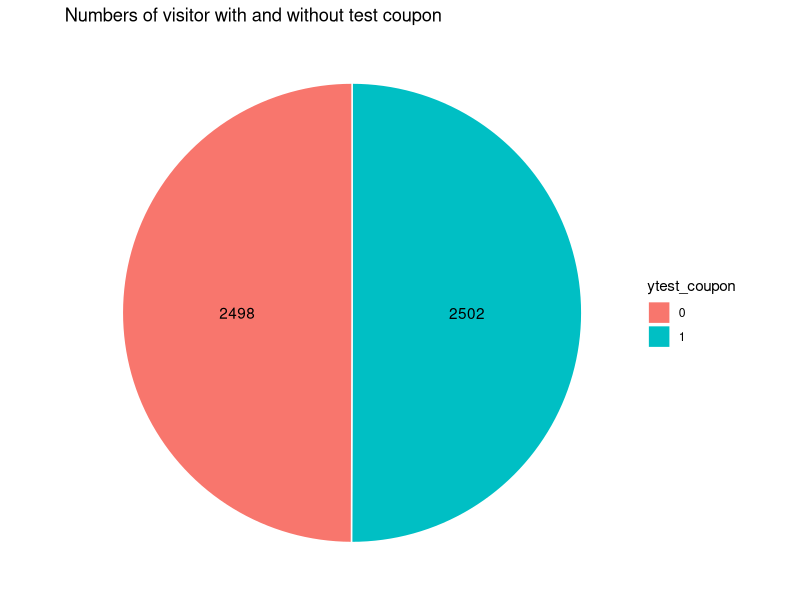
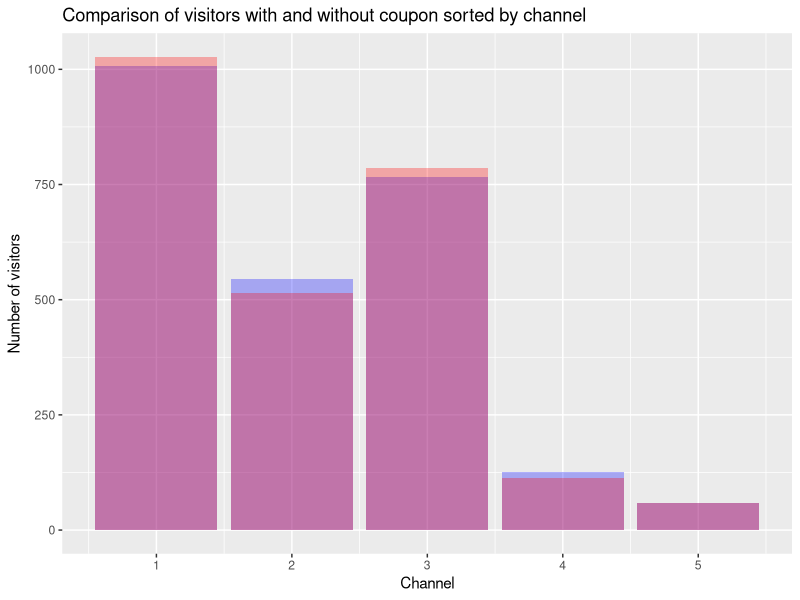
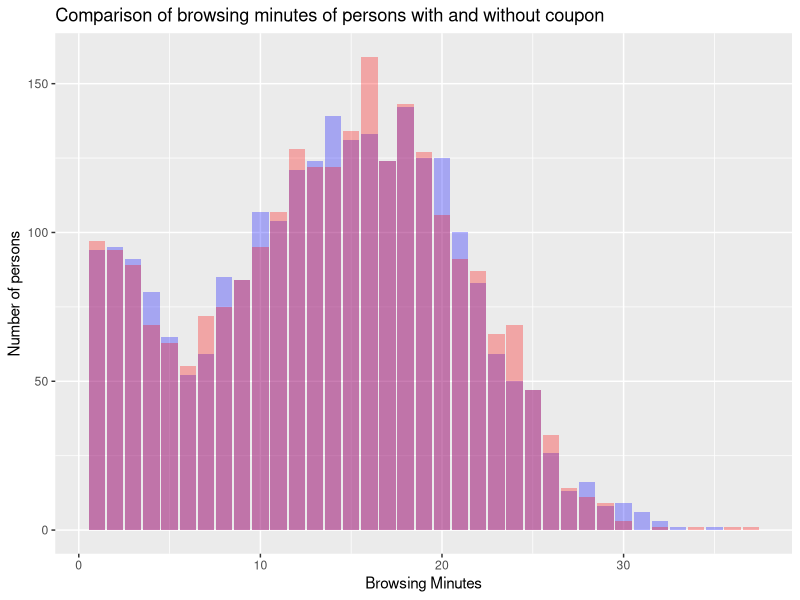
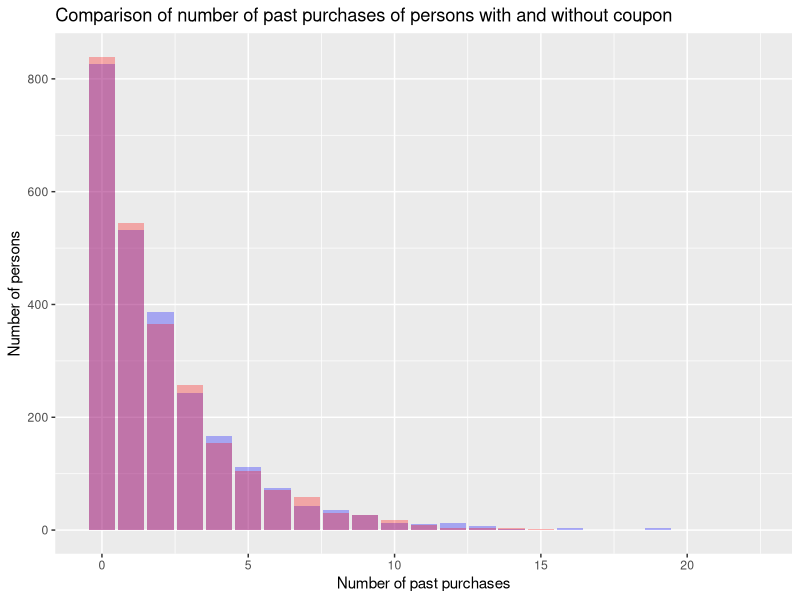
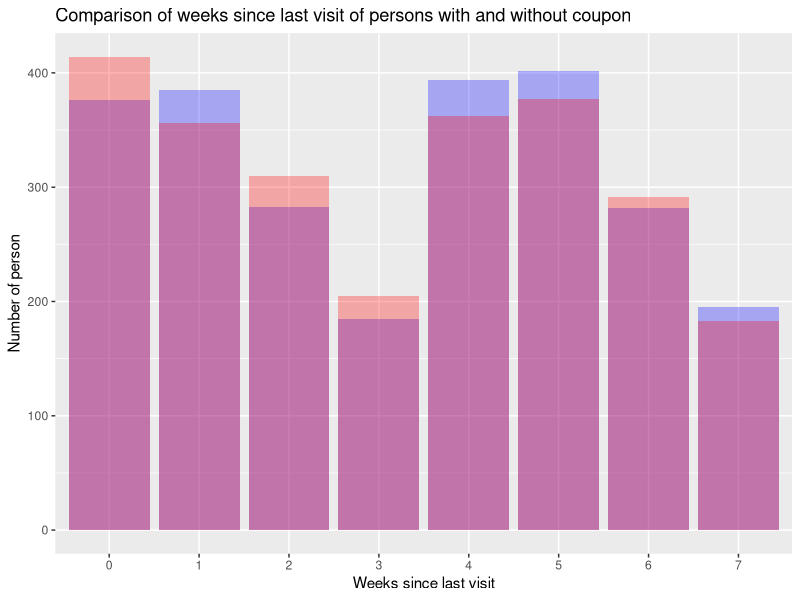
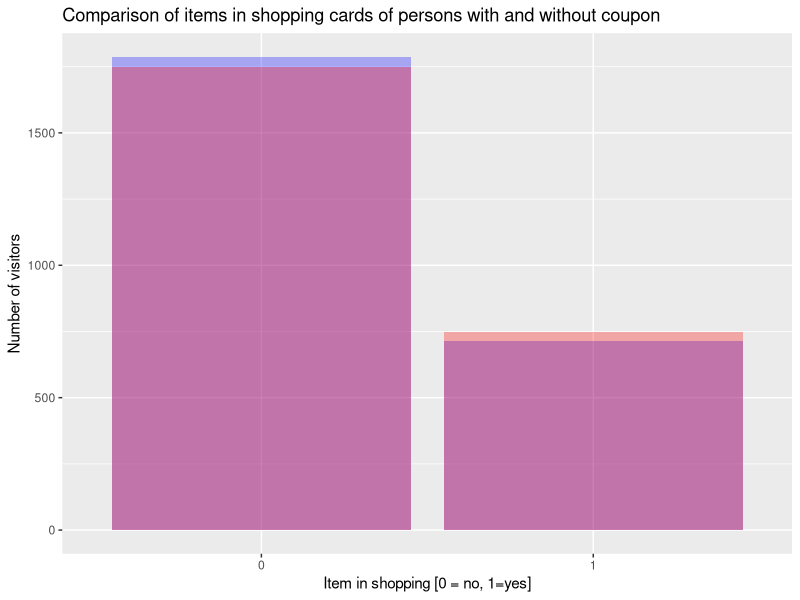
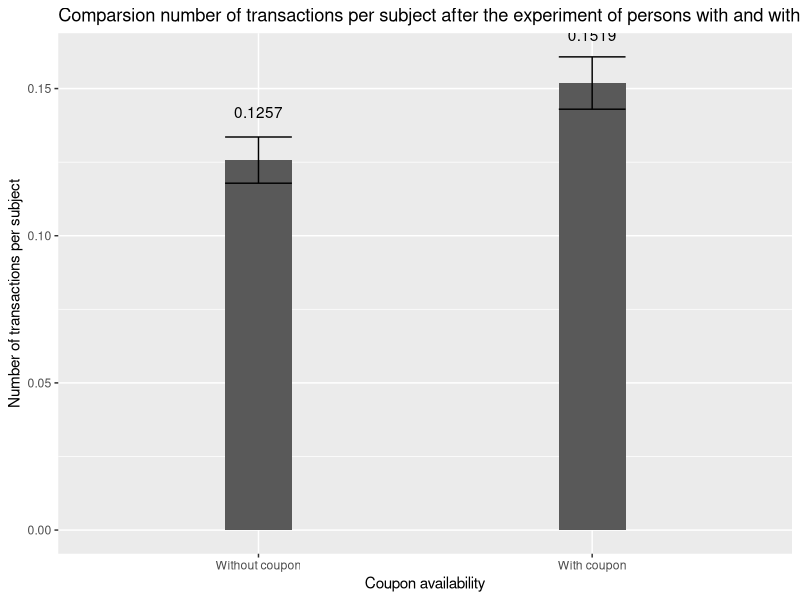
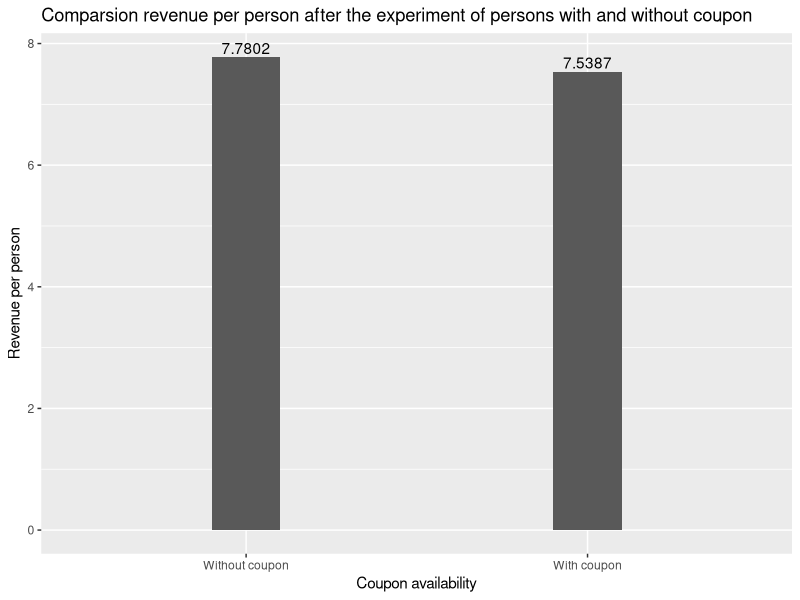

R code for these plots, in order:
# install.packages("tidyverse")
# install.packages("plotrix")
# install.packages("psych")
# install.packages("ggplot2")
# install.packages("psych")
library(tidyverse)
library(plotrix)
library(psych)
library(ggplot2)
library(psych)
data <- read.csv("data.csv")

# -------------------------------------------------------------------------- #
# Task 1
# (check if manipulation was indeed random)

# Compare number of values in both test sets
data$ytest_coupon=factor(data$test_coupon)
data$yshopping_cart=factor(data$shopping_cart)
no_test_coupon <- data %>%
  group_by(ytest_coupon) %>%
  summarise(n = n())

no_test_coupon
no_test_coupon_pos <- no_test_coupon %>% 
  arrange(desc(ytest_coupon)) %>%
  mutate(lab.ypos = cumsum(n) - 0.5*n)
no_test_coupon_pos

ggplot(no_test_coupon_pos, aes(x="", y = n, fill = ytest_coupon)) + 
  geom_bar(width = 1, stat= "identity", color= "white") + 
  coord_polar("y", start = 0) + 
  geom_text(aes(y = lab.ypos, label=n), color= "black") + 
  theme_void() +
  ggtitle("Numbers of visitor with and without test coupon")


# Generate data-frames for plotting for coupon and no-coupon
data_coupon <- data %>% filter(test_coupon == 1)
data_no_coupon <- data %>% filter(test_coupon == 0)

# check for randomness in channel_acq
data_channel_acq <- data %>%
    group_by(test_coupon, channel_acq) %>%
    summarize(number = n())

ggplot(data, aes(x = channel_acq, fill = test_coupon)) +
    geom_bar(data = data_coupon, fill = "blue", alpha = 0.3) +
    geom_bar(data = data_no_coupon, fill = "red", alpha = 0.3) + 
    labs(title="Comparison of visitors with and without coupon sorted by channel", x = "Channel", y = "Number of visitors")

# Maybe relevant: wilcox.test(browsing_minutes ~ test_coupon, data = data)

# Check for randomness in browsing_minutes
data %>%
    group_by(test_coupon) %>%
    summarise(
      number = n(), 
      mean_browsing_minutes = mean(browsing_minutes),
      sd_browsing_minutes = sd(browsing_minutes), 
      std_browsing_minutes = std.error(browsing_minutes)
    )

describeBy(data$browsing_minutes, data$test_coupon)

ggplot(data, aes(x = browsing_minutes, fill = test_coupon)) +
    geom_bar(data = data_coupon, fill = "blue", alpha = 0.3) +
    geom_bar(data = data_no_coupon, fill = "red", alpha = 0.3) +
    labs(title="Comparison of browsing minutes of persons with and without coupon", x="Browsing Minutes", y="Number of persons")


# Check for randomness in num_past_purch
data %>%
    group_by(test_coupon) %>%
    summarize(
        number = n(), mean(num_past_purch),
        sd(num_past_purch), std.error(num_past_purch)
    )

describeBy(data$num_past_purch, data$test_coupon)

ggplot(data, aes(x = num_past_purch, fill = test_coupon)) +
    geom_bar(data = data_coupon, fill = "blue", alpha = 0.3) +
    geom_bar(data = data_no_coupon, fill = "red", alpha = 0.3) +
    labs(title="Comparison of number of past purchases of persons with and without coupon", x="Number of past purchases", y="Number of persons")


# Check for randomness spent_last_purchase
data %>%
    group_by(test_coupon) %>%
    summarize(
        number = n(), mean(spent_last_purchase),
        sd(spent_last_purchase), std.error(spent_last_purchase)
    )

describeBy(data$spent_last_purchase, data$test_coupon)

# Check for randomness in weeks_since_visit
data %>%
    group_by(test_coupon) %>%
    summarize(
        number = n(), mean(weeks_since_visit),
        sd(weeks_since_visit), std.error(weeks_since_visit)
    )

describeBy(data$weeks_since_visit, data$test_coupon)

ggplot(data, aes(x = factor(weeks_since_visit), fill = test_coupon)) +
    geom_bar(data = data_coupon, fill = "blue", alpha = 0.3) +
    geom_bar(data = data_no_coupon, fill = "red", alpha = 0.3) +
    labs(title="Comparison of weeks since last visit of persons with and without coupon", x="Weeks since last visit", y="Number of person")


# Check for shopping_cart
describeBy(data$shopping_cart, data$test_coupon)

ggplot(data, aes(x = factor(shopping_cart), fill = test_coupon)) +
  geom_bar(data = data_coupon, fill = "blue", alpha = 0.3) +
  geom_bar(data = data_no_coupon, fill = "red", alpha = 0.3) + 
  labs(title="Comparison of items in shopping cards of persons with and without coupon", x = "Item in shopping [0 = no, 1=yes]", y = "Number of visitors")


# -------------------------------------------------------------------------- #
# Task 2
# (Were they effective: Did it increase revenue or interactions?)

effects_of_coupon <- data %>%
    group_by(test_coupon) %>%
    summarize(
        number = n(), revenue_per_subject = sum(revenue_after) / n(),
        transactions_per_subject = sum(trans_after) / n(), error_rev=std.error(revenue_after), error_trans=std.error(trans_after)
    )

# Plot transactions_per_subject
plot_data <- data.frame(
    coupon = factor(c("Without coupon", "With coupon"),
        levels = c("Without coupon", "With coupon")
    ),
    transactions_per_subject = effects_of_coupon$transactions_per_subject,
    error_trans = effects_of_coupon$error_trans,
    error_rev = effects_of_coupon$error_rev
)
ggplot(plot_data, aes(x = coupon, y = transactions_per_subject)) +
    geom_bar(stat = "identity", width = 0.2) +
     geom_errorbar(aes(ymin = transactions_per_subject - error_trans,
        ymax = transactions_per_subject + error_trans), width = .2,
        position = position_dodge(.9)) +
    geom_text(aes(label=round(transactions_per_subject, digits=4)), position=position_dodge(width=0.9), vjust=-3.5)+
    labs(title="Comparsion number of transactions per subject after the experiment of persons with and without coupon", x="Coupon availability", y="Number of transactions per subject")

# Plot revenue_per_subject
plot_data <- data.frame(
    coupon = factor(c("Without coupon", "With coupon"),
        levels = c("Without coupon", "With coupon")
    ),
    revenue_per_subject = effects_of_coupon$revenue_per_subject
)
ggplot(plot_data, aes(x = coupon, y = revenue_per_subject)) +
    geom_bar(stat = "identity", width = 0.2) +
    geom_text(aes(label=round(revenue_per_subject, digits=4)), position=position_dodge(width=0.9), vjust=-0.25) +
    labs(title="Comparsion revenue per person after the experiment of persons with and without coupon", x="Coupon availability", y="Revenue per person")

# -------------------------------------------------------------------------- #
# Task 3
# a. What drives effect of the coupon?
# Q: Does the number of previous purchases impact the efficiency
# (the revenue per subject) of the coupon?
a <- data %>%
    group_by(test_coupon, num_past_purch) %>%
    summarize(
        number = n(), revenue_per_subject = sum(revenue_after) / n(),
        transactions_per_subject = sum(trans_after) / n(), 
        error_revenue = std.error(revenue_after),
        error_trans = std.error(trans_after)
    ) %>% filter(number >= 10 )
a$ytest_coupon = factor(a$test_coupon)
print(n = 100, a)
# A: Yes, it does. E

ggplot(a, aes(x = num_past_purch, y = revenue_per_subject, fill=ytest_coupon)) +
  geom_bar(stat="identity", color="black", position=position_dodge()) + 
  geom_errorbar(aes(ymin = revenue_per_subject - error_revenue,
        ymax = revenue_per_subject + error_revenue), width = .2,
        position = position_dodge(.9)) +
  labs(title="Revenue per subject with respect to past purchases and in comparison with and without coupon", x = "Number of past purchases", y = "Revenue per subect")


ggplot(a, aes(x = num_past_purch, y = transactions_per_subject, fill=ytest_coupon)) +
  geom_bar(stat="identity", color="black", position=position_dodge()) +
  geom_errorbar(aes(ymin = transactions_per_subject - error_trans,
      ymax = transactions_per_subject + error_trans), width = .2,
      position = position_dodge(.9)) +
  labs(title="Transaction per subject with respect to past purchases and in comparison with and without coupon", x = "Number of past purchases", y = "Transactions per subect")


b <- data %>%
    group_by(test_coupon, weeks_since_visit) %>%
    summarize(n(), revenue_per_subject = mean(revenue_after))
b
b$ytest_coupon = factor(b$test_coupon)

ggplot(b, aes(x = factor(weeks_since_visit), y = revenue_per_subject, fill=ytest_coupon)) +
  geom_bar(stat="identity", color="black", position=position_dodge()) +
  geom_text(aes(label=round(revenue_per_subject, digits=3)), position=position_dodge(width=0.9), vjust=-0.25) +
  labs(title="Revenue per subject with respect to weeks since last visit and in comparison with and without coupon", x = "Weeks since last visit", y = "Revenue per subect")


# Differences per channel
c <- data %>%
    group_by(test_coupon, channel_acq) %>%
    summarize(n(), revenue_per_subject = mean(revenue_after), transactions_per_subject = mean(trans_after))

c$ytest_coupon = factor(c$test_coupon)

ggplot(c, aes(x = channel_acq, y = revenue_per_subject, fill=ytest_coupon)) +
  geom_bar(stat="identity", color="black", position=position_dodge()) +
  geom_text(aes(label=round(revenue_per_subject, digits=3)), position=position_dodge(width=0.9), vjust=-0.25) + 
  labs(title="Revenue per subject with respect to channel acquisition and in comparison with and without coupon", x = "Channels", y = "Revenue per subect")

ggplot(c, aes(x = channel_acq, y = transactions_per_subject, fill=ytest_coupon)) +
  geom_bar(stat="identity", color="black", position=position_dodge()) +
  geom_text(aes(label=round(revenue_per_subject, digits=3)), position=position_dodge(width=0.9), vjust=-0.25) + 
  labs(title="Transactions per subject with respect to channel acquisition and in comparison with and without coupon", x = "Channels", y = "Transactions per subect")


# Rev&Trans -> NO for 1-search and 5-other (but 5-other has small n()),
# MINIMAL for 4-referral and YES for Social (2-facebook, 3-instagram)

# Shopping cart difference
shopping_cart <- data %>%
    group_by(shopping_cart, test_coupon) %>%
    summarize(number = n(), revenue_per_subject = mean(revenue_after),
    error = std.error(revenue_after), transactions = mean(trans_after))

ggplot(shopping_cart, aes(x = shopping_cart, y = revenue_per_subject, fill=factor(test_coupon))) +
  geom_bar(stat="identity", color="black", position=position_dodge()) +
  geom_errorbar(aes(ymin = revenue_per_subject - error,
        ymax = revenue_per_subject + error), width = .2,
        position = position_dodge(.9)) +
  labs(title="Revenue per subject with respect to shopping cart and in comparison with and without coupon", x = "Shopping cart (1) or not (0)", y = "Revenue per subect")

# Pervious spendings & Social media
## Facebook
facebook <- data %>%
    filter(channel_acq == 2) %>%
    group_by(num_past_purch, test_coupon) %>%
    summarize(number = n(), revenue_per_subject = mean(revenue_after),
    error_revenue = std.error(revenue_after), transactions_per_subject = mean(trans_after), error_trans = std.error(trans_after)) %>%
    filter(number >= 10)

facebook$ytest_coupon=factor(facebook$test_coupon)

ggplot(facebook, aes(x = num_past_purch, y = revenue_per_subject, fill=ytest_coupon)) +
  geom_bar(stat="identity", color="black", position=position_dodge()) +
  geom_errorbar(aes(ymin = revenue_per_subject - error_revenue,
        ymax = revenue_per_subject + error_revenue), width = .2,
        position = position_dodge(.9)) +
  labs(title="Revenue per subject with respect to facebook channel acquistion and in comparison with and without coupon", x = "Number of past purchases", y = "Revenue per subect")

ggplot(facebook, aes(x = num_past_purch, y = transactions_per_subject, fill=ytest_coupon)) +
  geom_bar(stat="identity", color="black", position=position_dodge()) +
  geom_errorbar(aes(ymin = transactions_per_subject - error_trans,
        ymax = transactions_per_subject + error_trans), width = .2,
        position = position_dodge(.9)) +
  labs(title="Transactions per subject with respect to facebook channel acquistion and in comparison with and without coupon", x = "Number of past purchases", y = "Transactions per subect")

## Instagram
instagram <- data %>%
    filter(channel_acq == 3) %>%
    group_by(num_past_purch, test_coupon) %>%
    summarize(number = n(), revenue_per_subject = mean(revenue_after),
    error_revenue = std.error(revenue_after), transactions_per_subject = mean(trans_after), error_trans= std.error(trans_after)) %>%
    filter(number >= 10)

instagram$ytest_coupon=factor(instagram$test_coupon)

ggplot(instagram, aes(x = num_past_purch, y = revenue_per_subject, fill=ytest_coupon)) +
  geom_bar(stat="identity", color="black", position=position_dodge()) +
  geom_errorbar(aes(ymin = revenue_per_subject - error_revenue,
        ymax = revenue_per_subject + error_revenue), width = .2,
        position = position_dodge(.9)) +
  labs(title="Revenue per subject with respect to instagram channel acquistion and in comparison with and without coupon", x = "Number of past purchases", y = "Revenue per subect")


ggplot(instagram, aes(x = num_past_purch, y = transactions_per_subject, fill=ytest_coupon)) +
  geom_bar(stat="identity", color="black", position=position_dodge()) +
  geom_errorbar(aes(ymin = transactions_per_subject - error_trans,
        ymax = transactions_per_subject + error_trans), width = .2,
        position = position_dodge(.9)) +
  labs(title="Transactions per subject with respect to instagram channel acquistion and in comparison with and without coupon", x = "Number of past purchases", y = "Transactions per subect")


## Referral
referral <- data %>%
    filter(channel_acq == 4) %>%
    group_by(num_past_purch, test_coupon) %>%
    summarize(number = n(), revenue_per_subject = mean(revenue_after),
    error_revenue = std.error(revenue_after), transactions_per_subject = mean(trans_after), error_trans=std.error(trans_after)) %>%
    filter(number >= 10)

referral$ytest_coupon=factor(referral$test_coupon)

ggplot(referral, aes(x = num_past_purch, y = revenue_per_subject, fill=ytest_coupon)) +
  geom_bar(stat="identity", color="black", position=position_dodge()) +
  geom_errorbar(aes(ymin = revenue_per_subject - error_revenue,
        ymax = revenue_per_subject + error_revenue), width = .2,
        position = position_dodge(.9)) +
  labs(title="Revenue per subject with respect to referral channel acquistion and in comparison with and without coupon", x = "Number of past purchases", y = "Revenue per subect")

ggplot(referral, aes(x = num_past_purch, y = transactions_per_subject, fill=ytest_coupon)) +
  geom_bar(stat="identity", color="black", position=position_dodge()) +
  geom_errorbar(aes(ymin = transactions_per_subject - error_trans,
        ymax = transactions_per_subject + error_trans), width = .2,
        position = position_dodge(.9)) +
  labs(title="Transactions per subject with respect to referral channel acquistion and in comparison with and without coupon", x = "Number of past purchases", y = "Transactions per subect")


## Other
other <- data %>%
    filter(channel_acq == 5) %>%
    group_by(num_past_purch, test_coupon) %>%
    summarize(number = n(), revenue_per_subject = mean(revenue_after),
    error_revenue = std.error(revenue_after), transactions_per_subject = mean(trans_after), error_trans=std.error(trans_after)) %>%
    filter(number >= 10)


other$ytest_coupon=factor(other$test_coupon)

ggplot(other, aes(x = num_past_purch, y = revenue_per_subject, fill=ytest_coupon)) +
  geom_bar(stat="identity", color="black", position=position_dodge()) +
  geom_errorbar(aes(ymin = revenue_per_subject - error_revenue,
        ymax = revenue_per_subject + error_revenue), width = .2,
        position = position_dodge(.9)) +
  labs(title="Revenue per subject with respect to other channel acquistion and in comparison with and without coupon", x = "Number of past purchases", y = "Revenue per subect")

ggplot(other, aes(x = num_past_purch, y = transactions_per_subject, fill=ytest_coupon)) +
  geom_bar(stat="identity", color="black", position=position_dodge()) +
  geom_errorbar(aes(ymin = transactions_per_subject - error_trans,
        ymax = transactions_per_subject + error_trans), width = .2,
        position = position_dodge(.9)) +
  labs(title="Transactions per subject with respect to other channel acquistion and in comparison with and without coupon", x = "Number of past purchases", y = "Transactions per subect")



# -> Facebook, Instagram with 0-2 past purchses
#    Referral only with 0 past purchases (but small sample size, high error)

data %>%
    group_by(test_coupon) %>%
    summarize(number = n(), revenue = mean(revenue_after),
    error = std.error(revenue_after), transactions = mean(trans_after))

# Previous transactions count -> Rev&Trans
trans_count <- data %>%
    group_by(num_past_purch, test_coupon) %>%
    summarize(number = n(), revenue = mean(revenue_after),
    error_revenue = std.error(revenue_after), transactions = mean(trans_after), 
    error_trans = std.error(trans_after)) %>%
    filter(number >= 10)


print(trans_count, n = 100)
# ---------------- Could be doubled
ggplot(trans_count, aes(fill = factor(test_coupon),
        y = revenue, x = factor(num_past_purch), group = test_coupon)) +
    geom_bar(position = "dodge", stat = "identity") +
    geom_errorbar(aes(ymin = revenue - error_revenue,
        ymax = revenue + error_revenue), width = .2,
        position = position_dodge(.9)) + 
    labs(title="Revenue per subject with respect to number of past purchases and in comparison with and without coupon", x = "Number of past purchases", y = "Revenue per subect")


ggplot(trans_count, aes(fill = factor(test_coupon),
        y = transactions, x = factor(num_past_purch), group = test_coupon)) +
    geom_bar(position = "dodge", stat = "identity") +
    geom_errorbar(aes(ymin = transactions - error_trans,
        ymax = transactions + error_trans), width = .2,
        position = position_dodge(.9)) + 
    labs(title="Transactions per subject with respect to number of past purchases and in comparison with and without coupon", x = "Number of past purchases", y = "Transactions per subect")
# --------------------
# Google vs. Facebook with shopping cart

shopping_cart_full <- data %>%
    group_by(shopping_cart, test_coupon) %>%
    summarize(number = n(), revenue = mean(revenue_after),
    error_revenue = std.error(revenue_after), transactions = mean(trans_after), 
    error_trans = std.error(trans_after)) %>%
    filter(number >= 10)

head(shopping_cart_full)

ggplot(shopping_cart_full, aes(fill = factor(test_coupon),
        y = revenue, x = shopping_cart, group = test_coupon)) +
    geom_bar(position = "dodge", stat = "identity") +
    geom_errorbar(aes(ymin = revenue - error_revenue,
        ymax = revenue + error_revenue), width = .2,
        position = position_dodge(.9)) + 
    labs(title="Revenues of persons with items in shopping carts with and without coupon", x = "Item in shopping [0 = no, 1=yes]", y = "Revenue per subject")


ggplot(shopping_cart_full, aes(fill = factor(test_coupon),
        y = transactions, x = shopping_cart, group = test_coupon)) +
    geom_bar(position = "dodge", stat = "identity") +
    geom_errorbar(aes(ymin = transactions - error_trans,
        ymax = transactions + error_trans), width = .2,
        position = position_dodge(.9)) +
    labs(title="Transactions of persons with items in shopping carts with and without coupon", x = "Item in shopping [0 = no, 1=yes]", y = "Transactions per subject")

shopping_cart_fb <- data %>%
    filter(channel_acq == 2) %>%
    group_by(shopping_cart, test_coupon) %>%
    summarize(number = n(), revenue = mean(revenue_after),
    error_revenue = std.error(revenue_after), transactions = mean(trans_after), 
    error_trans = std.error(trans_after)) %>%
    filter(number >= 10)

shopping_cart_ig <- data %>%
    filter(channel_acq == 3) %>%
    group_by(shopping_cart, test_coupon) %>%
    summarize(number = n(), revenue = mean(revenue_after),
    error_revenue = std.error(revenue_after), transactions = mean(trans_after), 
    error_trans = std.error(trans_after)) %>%
    filter(number >= 10)

shopping_cart_google <- data %>%
    filter(channel_acq == 1) %>%
    group_by(shopping_cart, test_coupon) %>%
    summarize(number = n(), revenue = mean(revenue_after),
    error_revenue = std.error(revenue_after), transactions = mean(trans_after), 
    error_trans = std.error(trans_after)) %>%
    filter(number >= 10)

shopping_cart_ref <- data %>%
    filter(channel_acq == 4) %>%
    group_by(shopping_cart, test_coupon) %>%
    summarize(number = n(), revenue = mean(revenue_after),
    error_revenue = std.error(revenue_after), transactions = mean(trans_after), 
    error_trans = std.error(trans_after)) %>%
    filter(number >= 10)

# => For Facebook only with item in shopping cart,
#  Instagram regardless of the shopping cart,
#  revenue increases for the coupon

# Weeks since visit => No difference in itself

time_past <- data %>%
    group_by(weeks_since_visit, test_coupon) %>%
    summarize(number = n(), revenue = mean(revenue_after),
    error_revenue = std.error(revenue_after), transactions = mean(trans_after), 
    error_trans = std.error(trans_after)) %>%
    filter(number >= 10)

print(time_past, n=100)

ggplot(time_past, aes(fill = factor(test_coupon),
        y = revenue, x = weeks_since_visit, group = test_coupon)) +
    geom_bar(position = "dodge", stat = "identity") +
    geom_errorbar(aes(ymin = revenue - error_revenue,
        ymax = revenue + error_revenue), width = .2,
        position = position_dodge(.9))

# Browsing Minutes => Few minutes better for coupon but high error

time_spent <- data %>%
    mutate(ints = cut(browsing_minutes, breaks = 11)) %>%
    group_by(ints, test_coupon) %>%
    summarize(number = n(), revenue = mean(revenue_after),
    error_revenue = std.error(revenue_after), transactions = mean(trans_after), 
    error_trans = std.error(trans_after)) %>%
    filter(number >= 50)

print(time_spent, n=100)

ggplot(time_spent, aes(fill = factor(test_coupon),
        y = revenue, x = ints, group = test_coupon)) +
    geom_bar(position = "dodge", stat = "identity") +
    geom_errorbar(aes(ymin = revenue - error_revenue,
        ymax = revenue + error_revenue), width = .2,
        position = position_dodge(.9))

# b. Is it relevant for everyone or just for a specific target group?
#    Difference between channels or customers?
# RESULT:
# Target Facebook, Instagram and Referral with Shopping cart or 0-2 past purchases, not-target google or other at all

# BUT: This leads to discrimination
# -------------------------------------------------------------------------- #
# Task 4
# a. Which of the new customers should recieve a coupon
# (IG and Shopping Cart) or (0-2 past purchases) or FB

# Group#1: YES / YES

data %>%
    filter((((channel_acq == 3 & shopping_cart == 1) |  channel_acq == 2) & num_past_purch < 3) & test_coupon == 1) %>%
    summarize(n(), mean(revenue_after), std.error(revenue_after))

# Group#2: NO / NO

data %>%
    filter(!((((channel_acq == 3 & shopping_cart == 1) |  channel_acq == 2) & num_past_purch < 3)) & test_coupon == 0) %>%
    summarize(n(), mean(revenue_after), std.error(revenue_after))

# Group didn't recieve a coupon

control_cust_data <- data %>%
    filter(test_coupon == 0) %>%
    summarize(n(), mean_revenue = mean(revenue_after), std.error(revenue_after))

# Group #1 + #2 (with AND num_past_purch  < 3)

chosen_cust_data <- data %>%
    filter(((((channel_acq == 3 & shopping_cart == 1) |  channel_acq == 2) & num_past_purch < 3) & test_coupon == 1) |
        (!((((channel_acq == 3 & shopping_cart == 1) |  channel_acq == 2) & num_past_purch < 3)) & test_coupon == 0)) %>%
    summarize(n(), mean_revenue = mean(revenue_after), std.error(revenue_after))

# Group #1 + #2 (with OR num_past_purch  < 3)

data %>%
    filter(((((channel_acq == 3 & shopping_cart == 1) |  channel_acq == 2) | num_past_purch < 3) & test_coupon == 1) |
        (!((((channel_acq == 3 & shopping_cart == 1) |  channel_acq == 2) | num_past_purch < 3)) & test_coupon == 0)) %>%
    summarize(n(), mean(revenue_after), std.error(revenue_after))

# Previous test without proper coupon consideration

# data %>%
#     filter(((channel_acq == 3 & shopping_cart == 1) |  channel_acq == 2)) %>%
#     summarize(n(), mean(revenue_after), std.error(revenue_after))

# data %>%
#     filter(!(((channel_acq == 3 & shopping_cart == 1) |  channel_acq == 2))) %>%
#     summarize(n(), mean(revenue_after), std.error(revenue_after))

# b. By how much in terms of revenue increase would this campaign be effective
# if those cust. were targeted

increase <- chosen_cust_data$mean_revenue / control_cust_data$mean_revenue
print(increase)

# => Mean revenue increased by 9.7%

# -------------------------------------------------------------------------- #
# Task 5
# Is there discrimination when using the strategy
# Female / male with shopping carts
# Facebook&Instagram with minority

# Hint: Include Error-bars of standard error / deviation
# Submit to scheibehenne@kit.edu, use a .ppt and put your names on it
# Results from discussion:
# revenue with coupons got worse

data_new_campaign <- read.csv("data_new_campaign.csv")


# What do we learn from the  demographics data?
# Which groups use which channel?
channel_acq_gender <- data_new_campaign %>%
  group_by(channel_acq, non_male) %>%
  summarize(n = n())

channel_acq_gender

ggplot(channel_acq_gender, aes(x = channel_acq, y = n, fill=factor(non_male))) +
  geom_bar(stat="identity", color="black", position=position_dodge()) +
  geom_text(aes(label=n), position=position_dodge(width=0.9), vjust=-0.25) +
  labs(title="Comparison acquisiton channel with respect to gender", x = "Acquistion Channel", y = "Number of subjects")


channel_acq_minority <- data_new_campaign %>%
  group_by(channel_acq, minority) %>%
  summarize(n = n())


ggplot(channel_acq_minority, aes(x = channel_acq, y = n, fill=factor(minority))) +
  geom_bar(stat="identity", color="black", position=position_dodge()) +
  geom_text(aes(label=n), position=position_dodge(width=0.9), vjust=-0.25) +
  labs(title="Comparison acquisiton channel with respect to minority", x = "Acquistion Channel", y = "Number of subjects")



# Which groups have items in the shopping cart?
shopping_cart_gender <- data_new_campaign %>%
  group_by(shopping_cart, non_male) %>%
  summarize(n = n())

ggplot(shopping_cart_gender, aes(x = factor(shopping_cart), y = n, fill=factor(non_male))) +
  geom_bar(stat="identity", color="black", position=position_dodge()) +
  geom_text(aes(label=n), position=position_dodge(width=0.9), vjust=-0.25) +
  labs(title="Comparison of items in shopping cart with respect to gender", x = "Item in shopping cart [0=no, 1=yes]", y = "Number of subjects")


shopping_cart_minority <- data_new_campaign %>%
  group_by(shopping_cart, minority) %>%
  summarize(n = n())

ggplot(shopping_cart_minority, aes(x = factor(shopping_cart), y = n, fill=factor(minority))) +
  geom_bar(stat="identity", color="black", position=position_dodge()) +
  geom_text(aes(label=n), position=position_dodge(width=0.9), vjust=-0.25) +
  labs(title="Comparison of items in shopping cart with respect to minority", x = "Item in shopping cart [0=no, 1=yes]", y = "Number of subjects")




# apply our filter on the new campaign data
data_new_campaign <- data_new_campaign %>%
    mutate(new_coupon = if_else(((channel_acq == 3 & shopping_cart == 1) |  channel_acq == 2) & num_past_purch < 3, 1, 0))

# Check for number in males/females and minorities in overall and in filtered set
campaign_gender <- data_new_campaign %>%
  group_by(new_coupon, non_male) %>%
  summarize(n = n())


ggplot(campaign_gender, aes(x = factor(new_coupon), y = n, fill=factor(non_male))) +
  geom_bar(stat="identity", color="black", position=position_dodge()) +
  geom_text(aes(label=n), position=position_dodge(width=0.9), vjust=-0.25) +
  labs(title="Comparison of gender distribution in persons with coupon", x = "Person received coupon [0=no, 1=yes]", y = "Number of subjects")




campaign_minority <- data_new_campaign %>%
  group_by(new_coupon, minority) %>%
  summarize(n = n())

ggplot(campaign_minority, aes(x = factor(new_coupon), y = n, fill=factor(minority))) +
  geom_bar(stat="identity", color="black", position=position_dodge()) +
  geom_text(aes(label=n), position=position_dodge(width=0.9), vjust=-0.25) +
  labs(title="Comparison of minority distribution in persons with coupon", x = "Person received coupon [0=no, 1=yes]", y = "Number of subjects")


# Check for number in males/females in overall and in filtered set
customers_with_coupon_new_campaign = data_new_campaign %>%
  filter(((channel_acq == 3 & shopping_cart == 1) |  channel_acq == 2) & num_past_purch < 3)

# Annes plot
new_camp_with_coupon <- customers_with_coupon_new_campaign %>%
  group_by(non_male) %>%
  summarize(n = n(), portion=n()/count(customers_with_coupon_new_campaign))

new_camp_with_coupon
new_camp_with_coupon$filter=c("With coupon", "With coupon")
new_camp_with_coupon

new_camp_all <- data_new_campaign %>%
  group_by(non_male) %>%
  summarize(n = n(), portion=n()/count(data_new_campaign))

new_camp_all
new_camp_all$filter=c("All", "All")

join <- rbind(new_camp_all, new_camp_with_coupon)
join
join$gender=c("male", "non male", "male", "non male")
join

ggplot(join, aes(x = gender, y = portion$n, fill=filter)) +
  geom_bar(stat="identity", color="black", position=position_dodge()) +
  geom_text(aes(label=round(portion$n, digits=3)), position=position_dodge(width=0.9), vjust=-0.25) + 
  labs(title="Portion of male or non male with and without coupon filter", x = "Gender", y = "Portion")


# Leons plots

plot_state <- data_new_campaign %>%
    group_by(state) %>%
    summarize(with_coupon = sum(new_coupon)/n(), minority = sum(minority)/n())  %>%
    gather(factor, value, 2:3)

plot_state

plot_new_coupon <- data_new_campaign %>%
    group_by(new_coupon) %>%
    summarize(perc_non_male = sum(non_male)/n()*100, perc_minority = sum(minority)/n()*100) %>%
    gather(factor, value, 2:3)

ggplot(plot_new_coupon, aes(fill = factor(new_coupon),
        y = value, x = factor, group = new_coupon)) +
    geom_text(aes(label=round(value, digits=2)), position=position_dodge(width=0.9), vjust=-0.25) + 
    geom_bar(position = "dodge", color="black", stat = "identity")+
    labs(title="Comparison of gender and minority characteristics with and without coupon", x="Gender and Minority", y="Percentage of persons")

# => Plot Ohne und mit coupon 
# Müsste das nicht der Plot: alle und mit coupon  

ggplot(plot_state, aes(x=factor(state), y=value, fill=factor)) +
  geom_bar(position = "dodge", stat = "identity") +
  labs(title="Comparison of coupon allocation with regards to minorities in states", x="States", y="Proportion of coupons and minority")

# => Minorities get excluded disproportionally
# => Non-male get slighly excluded from coupon
# => States with minorities get excluded, 
# => States (although unopinionated on the surface) 
#       are a discriminatory factor as well



# Annes Plots (might be sorted in or removed in the end)

data$ytest_coupon=factor(data$test_coupon)
data$yshopping_cart=factor(data$shopping_cart)
data_channel_acq <- data %>%
    group_by(test_coupon, channel_acq) %>%
    summarize(n = n())
data_channel_acq$ytest_coupon=factor(data_channel_acq$test_coupon)

# --- Grouped Bar Plot --- #
ggplot(data_channel_acq, aes(x = channel_acq, y = n, fill=ytest_coupon)) +
  geom_bar(stat="identity", color="black", position=position_dodge()) +
  geom_text(aes(label=n), position=position_dodge(width=0.9), vjust=-0.25) +
  labs(title="Comparison of visitors with and without coupon sorted by channel", x = "Channel", y = "Number of visitors")

# --- Boxplot Browsing Minutes --- #
ggplot(data, aes(x = ytest_coupon, y = browsing_minutes, fill = ytest_coupon)) +
  geom_boxplot() + 
  stat_summary(fun.y=mean, geom="point", shape=20, size=7, color="red", fill="red") +
  labs(title="Boxplot browsing minutes with and without test coupon", x="Test coupon", y="Browsing Minutes")

data_browing_minutes <- data %>%
  group_by(test_coupon, browsing_minutes) %>%
  summarize(n = n())

data_browing_minutes
data_browing_minutes$ytest_coupon=factor(data_browing_minutes$test_coupon)

ggplot(data_browing_minutes, aes(x = browsing_minutes, y = n, fill=ytest_coupon)) +
  geom_bar(stat="identity", color="black", position=position_dodge()) +
  geom_text(aes(label=n), position=position_dodge(width=0.9), vjust=-0.25) +
  labs(title="Comparison of visitors with and without coupon sorted by channel", x = "Channel", y = "Number of visitors")

# --- Boxplot Number of past purchases --- #
ggplot(data, aes(x = ytest_coupon, y = num_past_purch, fill = ytest_coupon)) +
  geom_boxplot() + 
  stat_summary(fun=mean, geom="point", shape=20, size=7, color="red", fill="red") +
  labs(title="Number of past purchases with and without test coupon", x="Test coupon", y="Number of past purchases")


ggplot(data, aes(x = ytest_coupon, y = spent_last_purchase, fill = ytest_coupon)) +
  geom_boxplot() + 
  stat_summary(fun.y=mean, geom="point", shape=20, size=7, color="red", fill="red") +
  labs(title="Boxplot comparison money spent during last purchase with and without test coupon", x="Test coupon", y="Money spent during last purchase")
